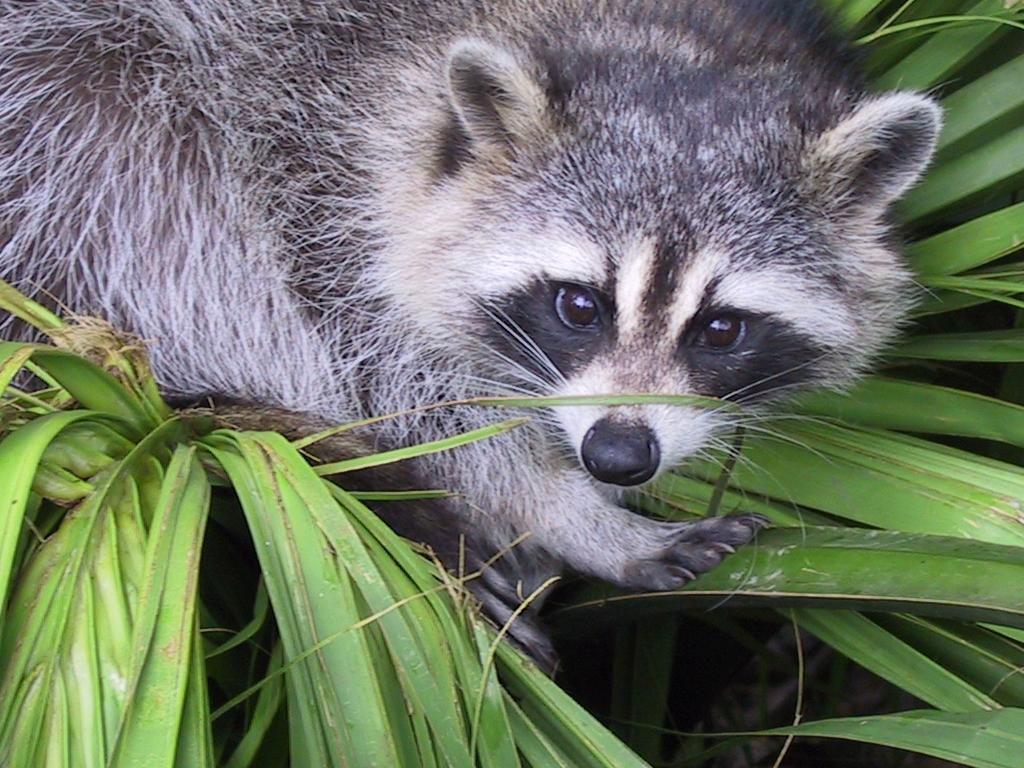
#> input picture Day01/ex03/animal.jpeg, 1024 x 768 px
$ python zoom.py
#> lines starting #> are read from the running program, lines starting #| are printed output that depends on the picture
### Day01/ex03/load_image.py
import cv2
import numpy as np


def ft_load(path: str) -> list:
    """
    ft_load(path: str) -> list:
    This function load a image, print and return the shape
    and its pixels content in RGB format.
    """
#> called with path = './animal.jpeg'
    if (type(path) is not str):
        raise TypeError("The path must be an str")
    image = cv2.imread(path)
#> image is the input picture: shape (768, 1024, 3); mean B, G, R 102.1, 117.7, 110.7

    if (image is None):
        raise ValueError("Image not found or couldn't be open")

    image_array = np.array(image)
    print("The shape of image is: ", image_array.shape)
#| The shape of image is:  (768, 1024, 3)
    print(image)
#> (printed output is left out)

    return (image)

### Day01/ex03/zoom.py
from load_image import ft_load
import matplotlib.pyplot as plt


def main():
    """
    Charge une image, effectue un zoom sur une section centrale de l'image,
    et affiche cette section en niveaux de gris.

    Le zoom est effectué en prenant une sous-partie de l'image centrée autour
    du centre de l'image originale, avec une taille de 400x400 pixels.

    La fonction utilise matplotlib pour afficher la section zoomée.
    """
    image = ft_load("./animal.jpeg")
    height, width = image.shape[:2]
#> height = 768; width = 1024
    min_center_x, min_center_y = (width // 2) - 200, (height // 2) - 200
#> min_center_x = 312; min_center_y = 184
    max_center_x, max_center_y = (width // 2) + 200, (height // 2) + 200
#> max_center_x = 712; max_center_y = 584
    sub_array = image[min_center_y:max_center_y, min_center_x:max_center_x, :1]
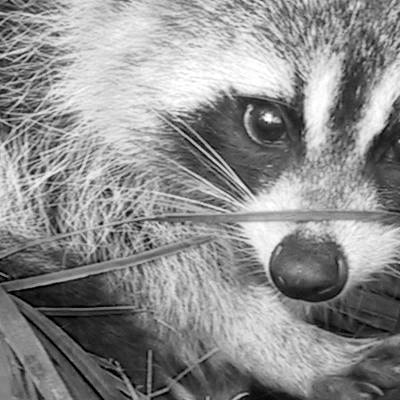
#> sub_array: shape (400, 400, 1); min 0, max 255, mean 141.3
    print("New shape after slicing: ",
          sub_array.shape, " or ", sub_array.shape[:2])
#| New shape after slicing:  (400, 400, 1)  or  (400, 400)
    print(sub_array)
#> (printed output is left out)
#> (the run stopped early here; a loop or call above may not have finished)
